Frame 1 (no input): blank canvas, image omitted
Frame 60 (the mouse pressed at the canvas centre just before this capture): blank canvas, image omitted
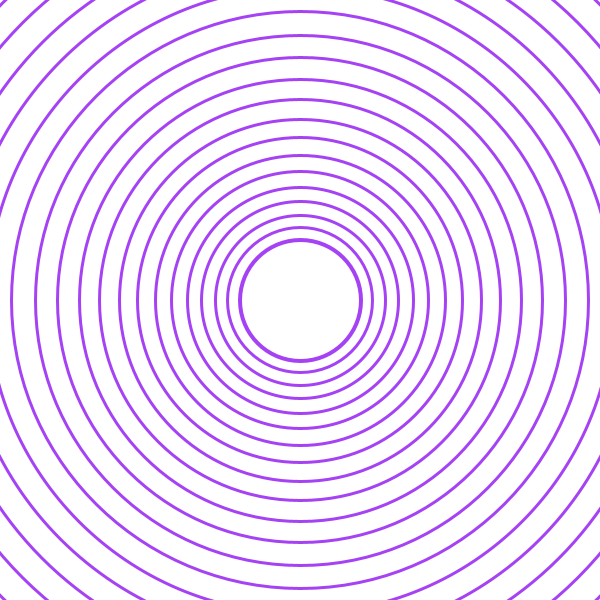
Frame 120 (the mouse held since frame 60 and released just before this capture)

The Processing sketch whose frames 1 and 60 were blank and that drew this single picture after the mouse press (run headless with seeded random() and noise(); from frame 60 on, the mouse is pressed at the canvas centre):

// Processing sketch: February9
// ── February9.pde

class Ripple{
  float x, y;
  int t1 = 1;
  int t2 = 1;
  int a = int(random(0, 256));
  int b = int(random(0, 256));
  int c = int(random(0, 256));
  int r1 = 1;
  int r2 = 1;
  Ripple (float xpos, float ypos){
    x = xpos;
    y = ypos; 
    
  }
  void show(){
    noFill();
    strokeWeight(3);
    stroke(a,b,c);
    for(int i=0; i<2; i++){
      circle(x,y,r1);
      r1+=t1;
      t1+=2;
    }
  }
  void noShow(){
    
    stroke(a,b,c);
    fill(255);
    for(int i=0; i<2; i++){
      circle(x,y,r2);
      r2+=t2;
      t2+=0.8;
    }
  }
  
}

Ripple[] myRippleArray = new Ripple[20];
int n = 0;
void setup(){
  smooth();
  size(600, 600);
  background(255, 255, 255);
  frameRate(10);
  
}
void draw(){
  for (int i=0; i<n; i++){
    myRippleArray[i].show();
    myRippleArray[i].noShow();
  }
  
}

void mousePressed(){
  if (n >= myRippleArray.length) {
    println("Sorry, there is no more room in the array for more emojis");
    return;
  }
  else{
    myRippleArray[n] = new Ripple(mouseX, mouseY);
    n++;
  }
}
  
  
